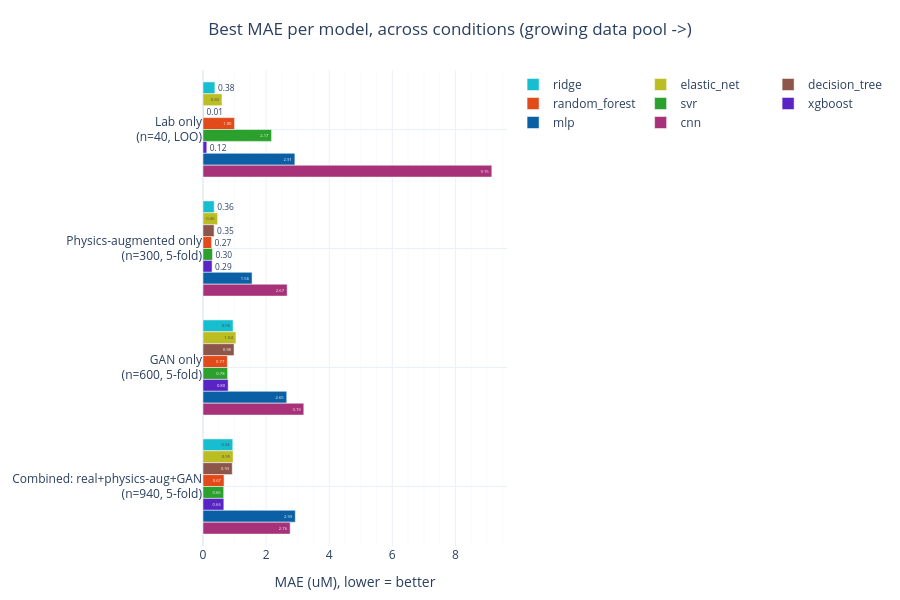

Here is the notebook cell this chart was saved with:
### Code cell
CONDITION_LABELS = {
    'lab': 'Lab only<br>(n=40, LOO)',
    'physics_aug': 'Physics-augmented only<br>(n=300, 5-fold)',
    'gan': 'GAN only<br>(n=600, 5-fold)',
    'combined': 'Combined: real+physics-aug+GAN<br>(n=940, 5-fold)',
}

condition_labels_ordered = [CONDITION_LABELS[c] for c in CONDITIONS]

fig = go.Figure()
if not best_long.empty:
    for model in ALL_MODELS:
        sub = best_long[best_long['model'] == model].set_index('condition').reindex(CONDITIONS)
        if sub['mae'].isna().all():
            continue
        fig.add_trace(go.Bar(
            y=condition_labels_ordered, x=sub['mae'], name=model, orientation='h',
            marker_color=MODEL_COLORS.get(model, '#999999'),
            text=[f'{v:.2f}' if pd.notna(v) else '' for v in sub['mae']],
            # 2. Change from 'outside' to 'auto' so values don't stretch the right edge
            textposition='auto', 
        ))

fig = apply_default_plotly_layout(
    fig, title_text='Best MAE per model, across conditions (growing data pool ->)',
    xaxis_title='MAE (uM), lower = better', yaxis_title=None)

fig.update_layout(
    barmode='group',
    height=600, 
    width=900, # Reduced from 1000
    legend=dict(orientation='v', yanchor='top', y=1, xanchor='left', x=1.02),
    margin=dict(l=140, r=80, t=70, b=50),  
)
fig.update_yaxes(categoryarray=condition_labels_ordered, categoryorder='array', autorange='reversed')
fig.show()

### Figure 1 — Plotly figure (JSON) as saved in the notebook; plotly's stock layout.template omitted (floating-point values rounded to 4 significant figures)
{"data": [{"marker": {"color": "#17becf"}, "name": "ridge", "orientation": "h", "text": ["0.38", "0.36", "0.95", "0.94"], "textposition": "auto", "type": "bar", "x": [0.3771, 0.3556, 0.9539, 0.9432], "y": ["Lab only<br>(n=40, LOO)", "Physics-augmented only<br>(n=300, 5-fold)", "GAN only<br>(n=600, 5-fold)", "Combined: real+physics-aug+GAN<br>(n=940, 5-fold)"]}, {"marker": {"color": "#bcbd22"}, "name": "elastic_net", "orientation": "h", "text": ["0.60", "0.46", "1.04", "0.95"], "textposition": "auto", "type": "bar", "x": [0.6015, 0.4638, 1.044, 0.9549], "y": ["Lab only<br>(n=40, LOO)", "Physics-augmented only<br>(n=300, 5-fold)", "GAN only<br>(n=600, 5-fold)", "Combined: real+physics-aug+GAN<br>(n=940, 5-fold)"]}, {"marker": {"color": "#8c564b"}, "name": "decision_tree", "orientation": "h", "text": ["0.01", "0.35", "0.98", "0.93"], "textposition": "auto", "type": "bar", "x": [0.01321, 0.3516, 0.9838, 0.9276], "y": ["Lab only<br>(n=40, LOO)", "Physics-augmented only<br>(n=300, 5-fold)", "GAN only<br>(n=600, 5-fold)", "Combined: real+physics-aug+GAN<br>(n=940, 5-fold)"]}, {"marker": {"color": "#e34a1a"}, "name": "random_forest", "orientation": "h", "text": ["1.00", "0.27", "0.77", "0.67"], "textposition": "auto", "type": "bar", "x": [1.0, 0.2723, 0.7712, 0.6671], "y": ["Lab only<br>(n=40, LOO)", "Physics-augmented only<br>(n=300, 5-fold)", "GAN only<br>(n=600, 5-fold)", "Combined: real+physics-aug+GAN<br>(n=940, 5-fold)"]}, {"marker": {"color": "#2ca02c"}, "name": "svr", "orientation": "h", "text": ["2.17", "0.30", "0.78", "0.66"], "textposition": "auto", "type": "bar", "x": [2.173, 0.3008, 0.7805, 0.6561], "y": ["Lab only<br>(n=40, LOO)", "Physics-augmented only<br>(n=300, 5-fold)", "GAN only<br>(n=600, 5-fold)", "Combined: real+physics-aug+GAN<br>(n=940, 5-fold)"]}, {"marker": {"color": "#5a23c4"}, "name": "xgboost", "orientation": "h", "text": ["0.12", "0.29", "0.80", "0.66"], "textposition": "auto", "type": "bar", "x": [0.1203, 0.2876, 0.7981, 0.6604], "y": ["Lab only<br>(n=40, LOO)", "Physics-augmented only<br>(n=300, 5-fold)", "GAN only<br>(n=600, 5-fold)", "Combined: real+physics-aug+GAN<br>(n=940, 5-fold)"]}, {"marker": {"color": "#0b5fa5"}, "name": "mlp", "orientation": "h", "text": ["2.91", "1.56", "2.65", "2.93"], "textposition": "auto", "type": "bar", "x": [2.912, 1.555, 2.654, 2.926], "y": ["Lab only<br>(n=40, LOO)", "Physics-augmented only<br>(n=300, 5-fold)", "GAN only<br>(n=600, 5-fold)", "Combined: real+physics-aug+GAN<br>(n=940, 5-fold)"]}, {"marker": {"color": "#a83279"}, "name": "cnn", "orientation": "h", "text": ["9.15", "2.67", "3.19", "2.76"], "textposition": "auto", "type": "bar", "x": [9.154, 2.668, 3.195, 2.763], "y": ["Lab only<br>(n=40, LOO)", "Physics-augmented only<br>(n=300, 5-fold)", "GAN only<br>(n=600, 5-fold)", "Combined: real+physics-aug+GAN<br>(n=940, 5-fold)"]}], "layout": {"barmode": "group", "height": 600, "legend": {"orientation": "h", "x": 1.02, "xanchor": "left", "y": 1, "yanchor": "top"}, "margin": {"b": 50, "l": 140, "r": 80, "t": 70}, "title": {"text": "Best MAE per model, across conditions (growing data pool ->)", "x": 0.5, "xanchor": "center"}, "width": 900, "xaxis": {"minor": {"showgrid": true}, "showgrid": true, "title": {"text": "MAE (uM), lower = better"}}, "yaxis": {"autorange": "reversed", "categoryarray": ["Lab only<br>(n=40, LOO)", "Physics-augmented only<br>(n=300, 5-fold)", "GAN only<br>(n=600, 5-fold)", "Combined: real+physics-aug+GAN<br>(n=940, 5-fold)"], "categoryorder": "array", "minor": {"showgrid": true}, "showgrid": true, "title": {}}}}
